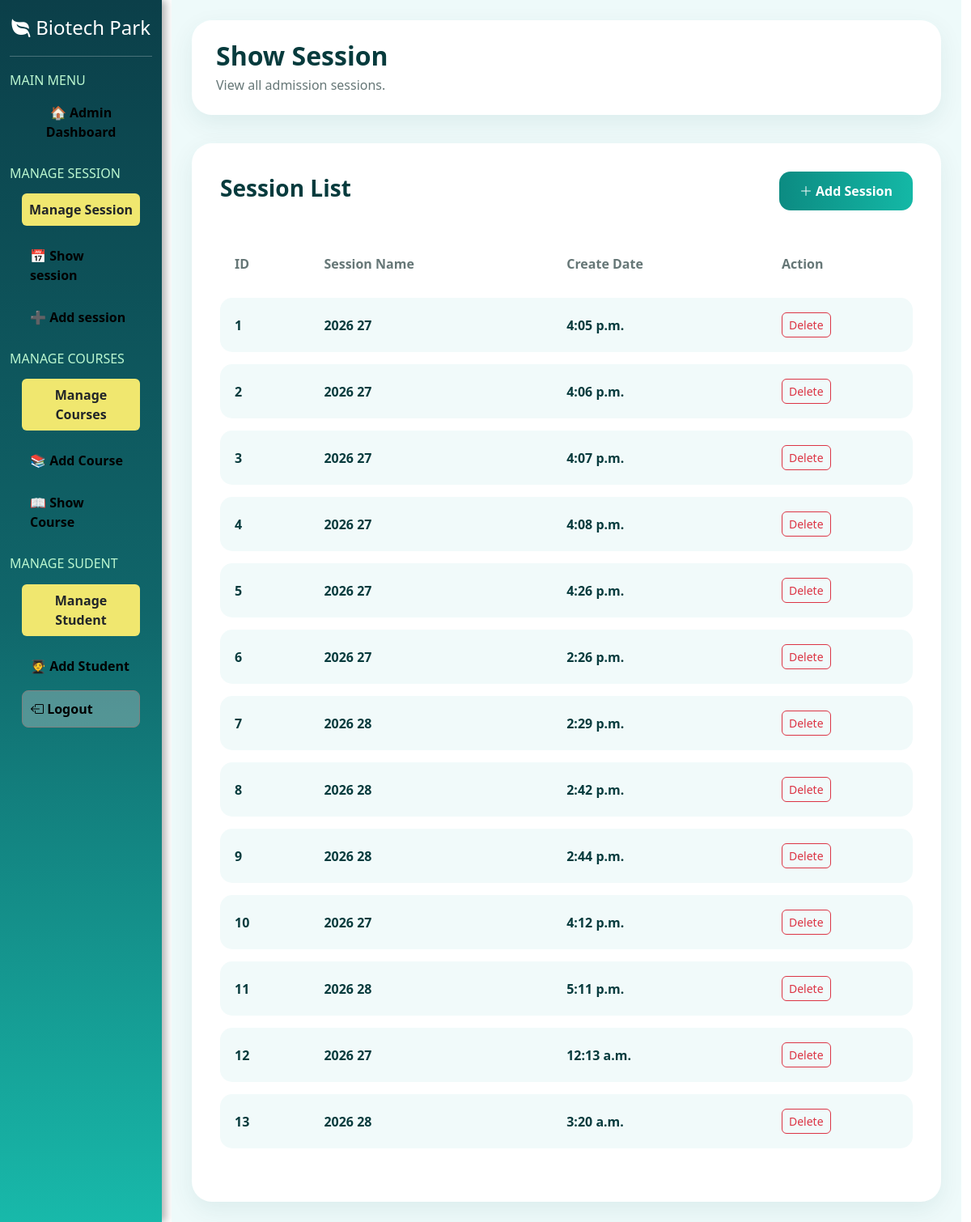
/showsession/, run on an earlier commit of the app's database.
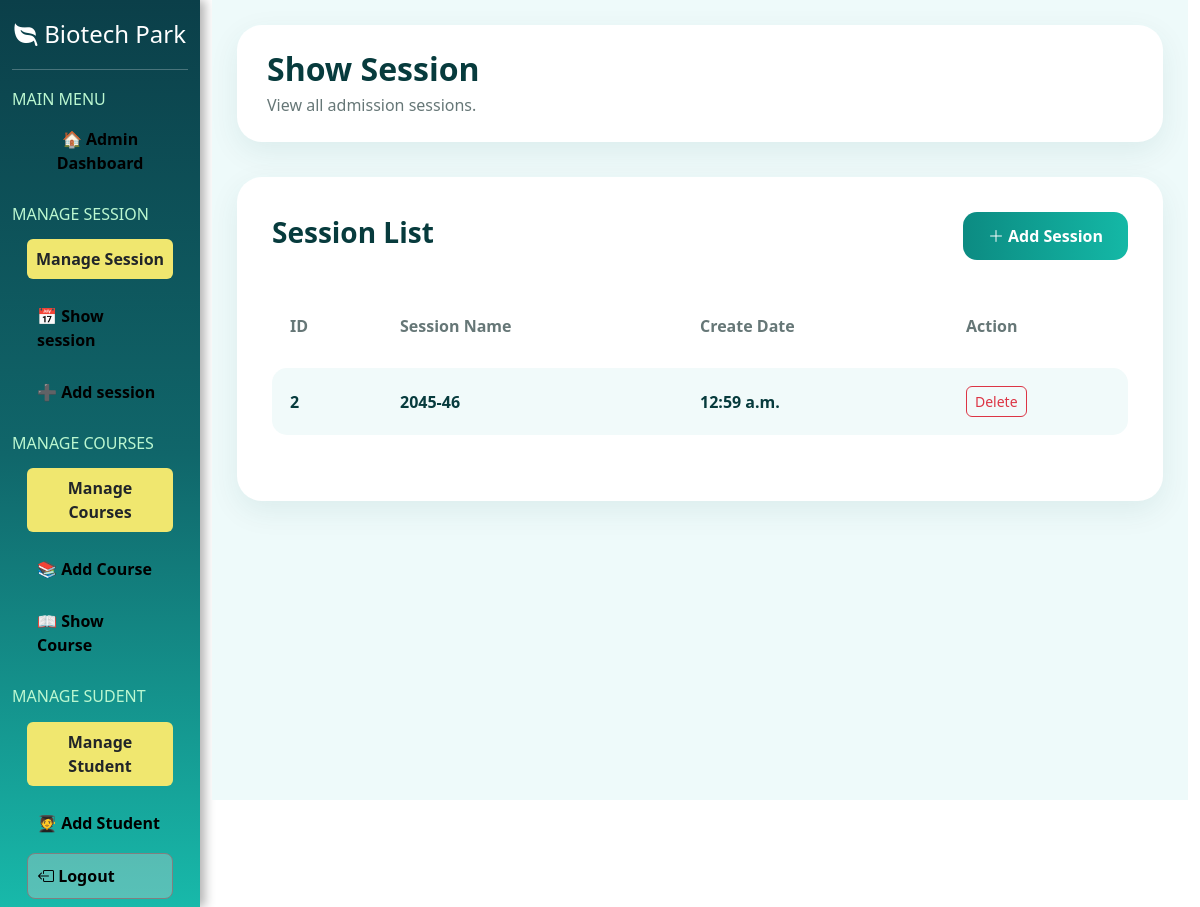
And on a later commit of the database.
### myapp/models.py (models this page shows)
class session(models.Model):
    id=models.IntegerField(primary_key=True,auto_created=True)
    session_name=models.CharField(max_length=20)
    create_at=models.TimeField()

### myapp/views.py (the view)
# urls.py: path('showsession/',showsession,name='showsession'),
def showsession(request):
    ab=session.objects.all()
    return render(request, 'admin/showsession.html', {'ab':ab})

### myapp/templates/admin/showsession.html (shortened to what this page needs)
{% extends 'admin/adminlayout.html' %}
{% block admin %}
<div class="session-page">
    <div class="page-header">
        <h2>Show Session</h2>
        <p>View all admission sessions.</p>
    </div>
    <div class="session-card">
        <div class="d-flex justify-content-between align-items-center mb-4">
            <h3 class="session-title">
                Session List
            </h3>
            <a href="{% url 'addsession' %}" class="add-session-btn">
                <i class="bi bi-plus-lg"></i>
                Add Session
            </a>
        </div>
        <div class="table-responsive">
            <table class="table custom-table">
                <thead>
                    <tr>
                        <th>ID</th>
                        <th>Session Name</th>
                        <th>Create Date</th>
                        <th style="width: 180px;">
                            Action
                        </th>
                    </tr>
                </thead>
                <tbody>
                    {% for i in ab %}
                    <tr>
                        <td>{{ i.id }}</td>
                        <td>{{ i.session_name }}</td>
                        <td>{{ i.create_at }}</td>
                        <td>
                            <a href="{% url 'deletesession' i.id %}"
                               class="btn btn-outline-danger btn-sm delete-btn">
                                Delete
                            </a>
                        </td>
                    </tr>
                    {% empty %}
                    <tr>
                        <td colspan="4" class="text-center">
                            No Sessions Found
                        </td>
                    </tr>
                    {% endfor %}
                </tbody>
            </table>
        </div>
    </div>
</div>
{% endblock %}

What changed in the data, as far as the page shows it:
removed session: id "1", session_name "2026 27", create_at "4:05 p.m."
removed session: id "3", session_name "2026 27", create_at "4:07 p.m."
removed session: id "4", session_name "2026 27", create_at "4:08 p.m."
removed session: id "5", session_name "2026 27", create_at "4:26 p.m."
removed session: id "6", session_name "2026 27", create_at "2:26 p.m."
removed session: id "7", session_name "2026 28", create_at "2:29 p.m."
removed session: id "8", session_name "2026 28", create_at "2:42 p.m."
removed session: id "9", session_name "2026 28", create_at "2:44 p.m."
removed session: id "10", session_name "2026 27", create_at "4:12 p.m."
removed session: id "11", session_name "2026 28", create_at "5:11 p.m."
removed session: id "12", session_name "2026 27", create_at "12:13 a.m."
removed session: id "13", session_name "2026 28", create_at "3:20 a.m."
changed session id 2: session_name "2026 27" → "2045-46"; create_at "4:06 p.m." → "12:59 a.m."
